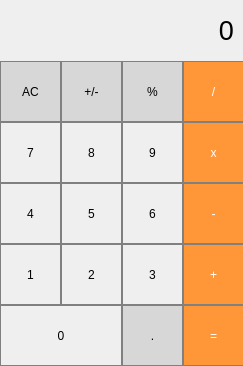
<?xml version="1.0" encoding="UTF-8"?>
<ui version="4.0">
 <class>MainWindow</class>
 <widget class="QMainWindow" name="MainWindow">
  <property name="geometry">
   <rect>
    <x>0</x>
    <y>0</y>
    <width>243</width>
    <height>366</height>
   </rect>
  </property>
  <property name="windowTitle">
   <string>MainWindow</string>
  </property>
  <widget class="QWidget" name="centralwidget">
   <widget class="QLabel" name="result_label">
    <property name="geometry">
     <rect>
      <x>0</x>
      <y>0</y>
      <width>244</width>
      <height>61</height>
     </rect>
    </property>
    <property name="font">
     <font>
      <pointsize>20</pointsize>
      <weight>50</weight>
      <bold>false</bold>
     </font>
    </property>
    <property name="styleSheet">
     <string notr="true">QLabel {
  qproperty-alignment: 'AlignVCenter | AlignRight';
  border: 1px solid gray;
}

background-color : white;</string>
    </property>
    <property name="text">
     <string>0</string>
    </property>
    <property name="alignment">
     <set>Qt::AlignRight|Qt::AlignTrailing|Qt::AlignVCenter</set>
    </property>
    <property name="indent">
     <number>10</number>
    </property>
   </widget>
   <widget class="QPushButton" name="pushButton_clear">
    <property name="geometry">
     <rect>
      <x>0</x>
      <y>61</y>
      <width>61</width>
      <height>61</height>
     </rect>
    </property>
    <property name="styleSheet">
     <string notr="true">QPushButton {
  background-color: rgb(215, 215, 215);
  border: 1px solid gray;
}
QPushButton:pressed {
    background-color: qlineargradient(x1: 0, y1: 0, x2: 0, y2: 1,
                                      stop: 0 #BEBEBE, stop: 1 #D7D7D7);
}</string>
    </property>
    <property name="text">
     <string>AC</string>
    </property>
   </widget>
   <widget class="QPushButton" name="pushButton_devide">
    <property name="geometry">
     <rect>
      <x>183</x>
      <y>61</y>
      <width>61</width>
      <height>61</height>
     </rect>
    </property>
    <property name="styleSheet">
     <string notr="true">QPushButton {
  background-color: rgb(255, 151, 57);
  color: white; 
  border: 1px solid gray;
}

QPushButton:pressed {
    background-color: qlineargradient(x1: 0, y1: 0, x2: 0, y2: 1,
                                      stop: 0 #FF7832, stop: 1 #FF9739);
}</string>
    </property>
    <property name="text">
     <string>/</string>
    </property>
   </widget>
   <widget class="QPushButton" name="pushButton_percent">
    <property name="geometry">
     <rect>
      <x>122</x>
      <y>61</y>
      <width>61</width>
      <height>61</height>
     </rect>
    </property>
    <property name="styleSheet">
     <string notr="true">QPushButton {
  background-color: rgb(215, 215, 215);
  border: 1px solid gray;
}
QPushButton:pressed {
    background-color: qlineargradient(x1: 0, y1: 0, x2: 0, y2: 1,
                                      stop: 0 #BEBEBE, stop: 1 #D7D7D7);
}</string>
    </property>
    <property name="text">
     <string>%</string>
    </property>
   </widget>
   <widget class="QPushButton" name="pushButton_plus_minus">
    <property name="geometry">
     <rect>
      <x>61</x>
      <y>61</y>
      <width>61</width>
      <height>61</height>
     </rect>
    </property>
    <property name="styleSheet">
     <string notr="true">QPushButton {
  background-color: rgb(215, 215, 215);
  border: 1px solid gray;
}
QPushButton:pressed {
    background-color: qlineargradient(x1: 0, y1: 0, x2: 0, y2: 1,
                                      stop: 0 #BEBEBE, stop: 1 #D7D7D7);
}</string>
    </property>
    <property name="text">
     <string>+/-</string>
    </property>
   </widget>
   <widget class="QPushButton" name="pushButton_8">
    <property name="geometry">
     <rect>
      <x>61</x>
      <y>122</y>
      <width>61</width>
      <height>61</height>
     </rect>
    </property>
    <property name="styleSheet">
     <string notr="true">QPushButton {
   border: 1px solid gray;
}
QPushButton:pressed {
    background-color: qlineargradient(x1: 0, y1: 0, x2: 0, y2: 1,
                                      stop: 0 #dadbde, stop: 1 #f6f7fa);
}</string>
    </property>
    <property name="text">
     <string>8</string>
    </property>
   </widget>
   <widget class="QPushButton" name="pushButton_7">
    <property name="geometry">
     <rect>
      <x>0</x>
      <y>122</y>
      <width>61</width>
      <height>61</height>
     </rect>
    </property>
    <property name="styleSheet">
     <string notr="true">QPushButton {
   border: 1px solid gray;
}
QPushButton:pressed {
    background-color: qlineargradient(x1: 0, y1: 0, x2: 0, y2: 1,
                                      stop: 0 #dadbde, stop: 1 #f6f7fa);
}</string>
    </property>
    <property name="text">
     <string>7</string>
    </property>
   </widget>
   <widget class="QPushButton" name="pushButton_mult">
    <property name="geometry">
     <rect>
      <x>183</x>
      <y>122</y>
      <width>61</width>
      <height>61</height>
     </rect>
    </property>
    <property name="styleSheet">
     <string notr="true">QPushButton {
  background-color: rgb(255, 151, 57);
  color: white; 
  border: 1px solid gray;
}

QPushButton:pressed {
    background-color: qlineargradient(x1: 0, y1: 0, x2: 0, y2: 1,
                                      stop: 0 #FF7832, stop: 1 #FF9739);
}</string>
    </property>
    <property name="text">
     <string>x</string>
    </property>
   </widget>
   <widget class="QPushButton" name="pushButton_9">
    <property name="geometry">
     <rect>
      <x>122</x>
      <y>122</y>
      <width>61</width>
      <height>61</height>
     </rect>
    </property>
    <property name="styleSheet">
     <string notr="true">QPushButton {
   border: 1px solid gray;
}
QPushButton:pressed {
    background-color: qlineargradient(x1: 0, y1: 0, x2: 0, y2: 1,
                                      stop: 0 #dadbde, stop: 1 #f6f7fa);
}</string>
    </property>
    <property name="text">
     <string>9</string>
    </property>
   </widget>
   <widget class="QPushButton" name="pushButton_5">
    <property name="geometry">
     <rect>
      <x>61</x>
      <y>183</y>
      <width>61</width>
      <height>61</height>
     </rect>
    </property>
    <property name="styleSheet">
     <string notr="true">QPushButton {
   border: 1px solid gray;
}
QPushButton:pressed {
    background-color: qlineargradient(x1: 0, y1: 0, x2: 0, y2: 1,
                                      stop: 0 #dadbde, stop: 1 #f6f7fa);
}</string>
    </property>
    <property name="text">
     <string>5</string>
    </property>
   </widget>
   <widget class="QPushButton" name="pushButton_4">
    <property name="geometry">
     <rect>
      <x>0</x>
      <y>183</y>
      <width>61</width>
      <height>61</height>
     </rect>
    </property>
    <property name="styleSheet">
     <string notr="true">QPushButton {
   border: 1px solid gray;
}
QPushButton:pressed {
    background-color: qlineargradient(x1: 0, y1: 0, x2: 0, y2: 1,
                                      stop: 0 #dadbde, stop: 1 #f6f7fa);
}</string>
    </property>
    <property name="text">
     <string>4</string>
    </property>
   </widget>
   <widget class="QPushButton" name="pushButton_minus">
    <property name="geometry">
     <rect>
      <x>183</x>
      <y>183</y>
      <width>61</width>
      <height>61</height>
     </rect>
    </property>
    <property name="styleSheet">
     <string notr="true">QPushButton {
  background-color: rgb(255, 151, 57);
  color: white; 
  border: 1px solid gray;
}

QPushButton:pressed {
    background-color: qlineargradient(x1: 0, y1: 0, x2: 0, y2: 1,
                                      stop: 0 #FF7832, stop: 1 #FF9739);
}</string>
    </property>
    <property name="text">
     <string>-</string>
    </property>
   </widget>
   <widget class="QPushButton" name="pushButton_6">
    <property name="geometry">
     <rect>
      <x>122</x>
      <y>183</y>
      <width>61</width>
      <height>61</height>
     </rect>
    </property>
    <property name="styleSheet">
     <string notr="true">QPushButton {
   border: 1px solid gray;
}
QPushButton:pressed {
    background-color: qlineargradient(x1: 0, y1: 0, x2: 0, y2: 1,
                                      stop: 0 #dadbde, stop: 1 #f6f7fa);
}</string>
    </property>
    <property name="text">
     <string>6</string>
    </property>
   </widget>
   <widget class="QPushButton" name="pushButton_2">
    <property name="geometry">
     <rect>
      <x>61</x>
      <y>244</y>
      <width>61</width>
      <height>61</height>
     </rect>
    </property>
    <property name="styleSheet">
     <string notr="true">QPushButton {
   border: 1px solid gray;
}
QPushButton:pressed {
    background-color: qlineargradient(x1: 0, y1: 0, x2: 0, y2: 1,
                                      stop: 0 #dadbde, stop: 1 #f6f7fa);
}</string>
    </property>
    <property name="text">
     <string>2</string>
    </property>
   </widget>
   <widget class="QPushButton" name="pushButton_1">
    <property name="geometry">
     <rect>
      <x>0</x>
      <y>244</y>
      <width>61</width>
      <height>61</height>
     </rect>
    </property>
    <property name="styleSheet">
     <string notr="true">QPushButton {
   border: 1px solid gray;
}
QPushButton:pressed {
    background-color: qlineargradient(x1: 0, y1: 0, x2: 0, y2: 1,
                                      stop: 0 #dadbde, stop: 1 #f6f7fa);
}</string>
    </property>
    <property name="text">
     <string>1</string>
    </property>
   </widget>
   <widget class="QPushButton" name="pushButton_plus">
    <property name="geometry">
     <rect>
      <x>183</x>
      <y>244</y>
      <width>61</width>
      <height>61</height>
     </rect>
    </property>
    <property name="styleSheet">
     <string notr="true">QPushButton {
  background-color: rgb(255, 151, 57);
  color: white; 
  border: 1px solid gray;
}

QPushButton:pressed {
    background-color: qlineargradient(x1: 0, y1: 0, x2: 0, y2: 1,
                                      stop: 0 #FF7832, stop: 1 #FF9739);
}</string>
    </property>
    <property name="text">
     <string>+</string>
    </property>
   </widget>
   <widget class="QPushButton" name="pushButton_3">
    <property name="geometry">
     <rect>
      <x>122</x>
      <y>244</y>
      <width>61</width>
      <height>61</height>
     </rect>
    </property>
    <property name="styleSheet">
     <string notr="true">QPushButton {
   border: 1px solid gray;
}
QPushButton:pressed {
    background-color: qlineargradient(x1: 0, y1: 0, x2: 0, y2: 1,
                                      stop: 0 #dadbde, stop: 1 #f6f7fa);
}</string>
    </property>
    <property name="text">
     <string>3</string>
    </property>
   </widget>
   <widget class="QPushButton" name="pushButton_0">
    <property name="geometry">
     <rect>
      <x>0</x>
      <y>305</y>
      <width>122</width>
      <height>61</height>
     </rect>
    </property>
    <property name="styleSheet">
     <string notr="true">QPushButton {
   border: 1px solid gray;
}
QPushButton:pressed {
    background-color: qlineargradient(x1: 0, y1: 0, x2: 0, y2: 1,
                                      stop: 0 #dadbde, stop: 1 #f6f7fa);
}</string>
    </property>
    <property name="text">
     <string>0</string>
    </property>
   </widget>
   <widget class="QPushButton" name="pushButton_equal">
    <property name="geometry">
     <rect>
      <x>183</x>
      <y>305</y>
      <width>61</width>
      <height>61</height>
     </rect>
    </property>
    <property name="styleSheet">
     <string notr="true">QPushButton {
  background-color: rgb(255, 151, 57);
  color: white; 
  border: 1px solid gray;
}

QPushButton:pressed {
    background-color: qlineargradient(x1: 0, y1: 0, x2: 0, y2: 1,
                                      stop: 0 #FF7832, stop: 1 #FF9739);
}</string>
    </property>
    <property name="text">
     <string>=</string>
    </property>
   </widget>
   <widget class="QPushButton" name="pushButton_dot">
    <property name="geometry">
     <rect>
      <x>122</x>
      <y>305</y>
      <width>61</width>
      <height>61</height>
     </rect>
    </property>
    <property name="styleSheet">
     <string notr="true">QPushButton {
  background-color: rgb(215, 215, 215);
  border: 1px solid gray;
}
QPushButton:pressed {
    background-color: qlineargradient(x1: 0, y1: 0, x2: 0, y2: 1,
                                      stop: 0 #BEBEBE, stop: 1 #D7D7D7);
}</string>
    </property>
    <property name="text">
     <string>.</string>
    </property>
   </widget>
  </widget>
 </widget>
 <resources/>
 <connections/>
</ui>
